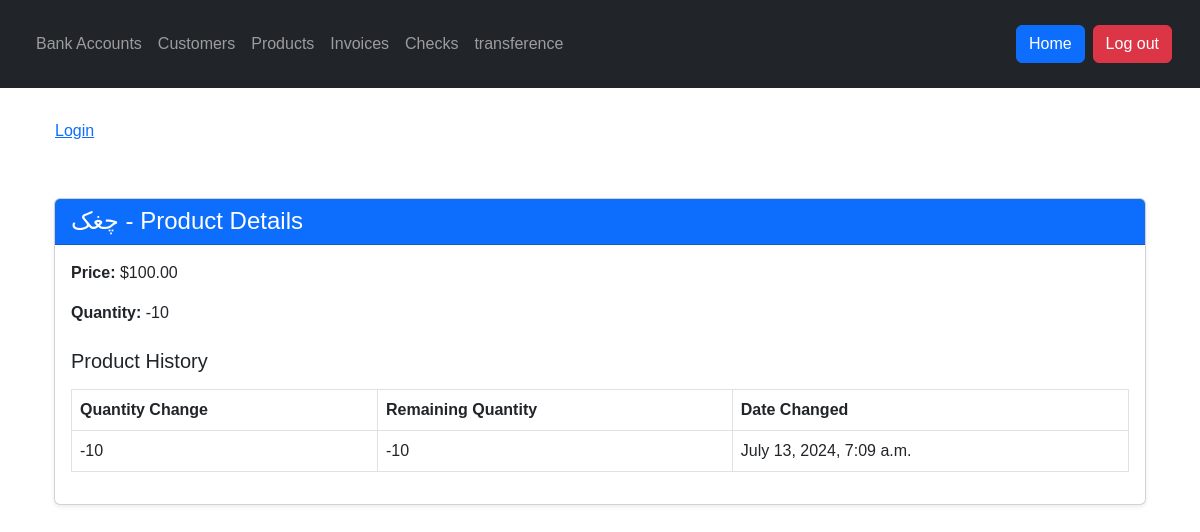
/product/5/, run on the app's committed database.
### app/models.py (models this page shows, shortened)
class Product(models.Model):
    user = models.ForeignKey(User, on_delete=models.CASCADE, null=True, blank=True)
    name = models.CharField(max_length=100)
    price = models.DecimalField(max_digits=10, decimal_places=2)
    quantity = models.IntegerField(default=0)

class ProductHistory(models.Model):
    product = models.ForeignKey(Product, related_name="product_history", on_delete=models.CASCADE, null=True, blank=True)
    quantity_change = models.IntegerField(null=True, blank=True)
    remaining_quantity = models.IntegerField(null=True, blank=True)
    date_changed = models.DateTimeField(auto_now_add=True, null=True, blank=True)

### app/views.py (the view)
# urls.py: path('product/<int:pk>/', ProductDetailView.as_view(), name='product-detail'),
class ProductDetailView(DetailView):
    model = Product
    template_name = 'app/product_detail.html'
    def get_context_data(self, **kwargs):
        context = super().get_context_data(**kwargs)
        context['product_history'] = ProductHistory.objects.filter(product=self.get_object()).order_by('-date_changed')
        return context

### app/templates/app/product_detail.html
{% extends 'app/base.html' %}
{% load static %}
{% block content %}
<div class="container mt-5">
    <div class="card shadow-sm">
        <div class="card-header bg-primary text-white">
            <h4 class="mb-0">{{ object.name }} - Product Details</h4>
        </div>
        <div class="card-body">
            <p><strong>Price:</strong> ${{ object.price }}</p>
            <p><strong>Quantity:</strong> {{ object.quantity }}</p>
            <h5 class="mt-4">Product History</h5>
            {% if product_history %}
            <table class="table table-bordered mt-3">
                <thead class="thead-light">
                    <tr>
                        <th>Quantity Change</th>
                        <th>Remaining Quantity</th>
                        <th>Date Changed</th>
                    </tr>
                </thead>
                <tbody>
                    {% for history in product_history %}
                    <tr>
                        <td>{{ history.quantity_change }}</td>
                        <td>{{ history.remaining_quantity }}</td>
                        <td>{{ history.date_changed }}</td>
                    </tr>
                    {% endfor %}
                </tbody>
            </table>
            {% else %}
            <div class="alert alert-info mt-3" role="alert">
                No history available for this product.
            </div>
            {% endif %}
        </div>
    </div>
</div>
{% endblock %}

### app/static/css/base.css (style rules this page uses)
body, html { margin: 0; padding: 0; font-family: Arial, sans-serif; }

### data on the page
Product: name "چغک", price "100.00", quantity "-10"
ProductHistory: quantity_change "-10", remaining_quantity "-10", date_changed "July 13, 2024, 7:09 a.m."
